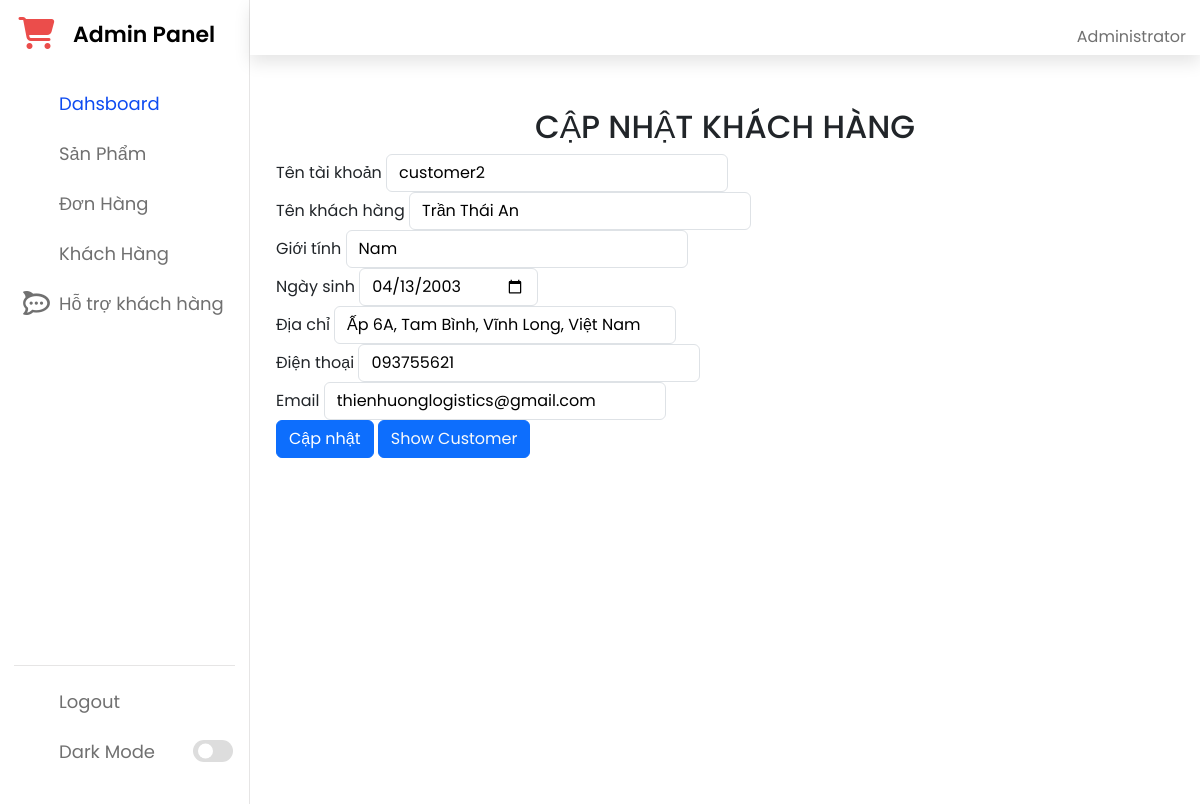
/admin/update_customer.php?mkh=5 (signed in), run on the app's committed database.
### tables this page shows
CREATE TABLE `tbl_account_details` (
  `account_id` int NOT NULL,
  `customer_name` varchar(50) NOT NULL,
  `gender` varchar(10) DEFAULT NULL,
  `date_of_birth` date DEFAULT NULL,
  `address` varchar(50) DEFAULT NULL,
  `phone` char(11) DEFAULT NULL,
  `email` varchar(50) NOT NULL
);

CREATE TABLE `tbl_account` (
  `account_id` int NOT NULL,
  `username` varchar(50) NOT NULL,
  `password` varchar(50) NOT NULL,
  `token` varchar(255) NOT NULL,
  `account_type` varchar(50) NOT NULL,
  `is_verified` bit(1) NOT NULL,
  `user_login_status` enum('Logout','Login') NOT NULL,
  `user_token` varchar(100) DEFAULT NULL,
  `user_connection_id` varchar(20) DEFAULT NULL
);

### admin/update_customer.php (the view, shortened to what this page needs)
<?php require_once('header.php'); ?>
<?php
if (isset($_GET['mkh'])) {
    $mkh = $_GET['mkh'];
    $sql = "SELECT * FROM tbl_account A JOIN tbl_account_details AD ON A.account_id = AD.account_id WHERE account_type='user'AND A.account_id = ?";
    $sta = $pdo->prepare($sql);
    $sta->execute([$mkh]);
    if ($sta->rowCount() > 0) {
        $khach_hang = $sta->fetch(PDO::FETCH_ASSOC);
    }
}
?>
<div class="container">
    <br>
    <h2 align="center">CẬP NHẬT KHÁCH HÀNG</h2>
    <form method="post" action="update_customer.php?mkh=<?php echo $mkh?>" enctype="multipart/form-data">
        <div class="form-group">
            <label for="">Tên tài khoản</label>
            <input type="text" name="txtuser" value="<?php echo $khach_hang['username']; ?>" id="" class="form-control" placeholder="Nhập tên tài khoản" required="required">
        </div>
        <div class="form-group">
            <label for="">Tên khách hàng</label>
            <input type="text" name="txtName" id="idName" value="<?php echo $khach_hang['customer_name']; ?>" class="form-control" placeholder="Nhập tên khách hàng" required="required">
        </div>
        <div class="form-group">
            <label for="">Giới tính</label>
            <input type="text" name="txtGender" id="" value="<?php echo $khach_hang['gender'] ?>" class="form-control" placeholder="Giới tính" aria-describedby="helpId">
        </div>
        <div class="form-group">
            <label for="txtDateOfBirth">Ngày sinh</label>
            <input type="date" id="txtDateOfBirth" name="txtDateOfBirth" value="<?php echo $khach_hang['date_of_birth'] ?>" class="form-control" required="required" placeholder="Ngày sinh">
        </div>
        <div class="form-group">
            <label for="">Địa chỉ</label>
            <input type="text" name="txtAddress" id="" class="form-control" value="<?php echo $khach_hang['address'] ?>" placeholder="Nhập địa chỉ khách hàng" required="required">
        </div>
        <div class="form-group">
            <label for="">Điện thoại</label>
            <input type="number" name="txtPhoneNum" id="" class="form-control" value="<?php echo $khach_hang['phone'] ?>" placeholder="Nhập điện thoại khách hàng" aria-describedby="helpId">
        </div>
        <div class="form-group">
            <label for="">Email</label>
            <input type="email" name="txtEmail" id="" class="form-control" value="<?php echo $khach_hang['email'] ?>" placeholder="Nhập Email khách hàng" required="required">
        </div>
        <div class="form-group">
            <button type="submit" class="btn btn-primary" name="btnSubmit">Cập nhật</button>
            <button class="btn btn-primary" name="btnSubmit"> <a class="text-light text-decoration-none" href="customer.php">Show Customer</a></button>
        </div>
    </form>
</div>
<?php require_once('footer.php'); ?>

### data on the page
tbl_account_details: txtuser "customer2", txtName "Trần Thái An", txtGender "Nam", txtDateOfBirth "04/13/2003", txtAddress "Ấp 6A, Tam Bình, Vĩnh Long, Việt Nam", txtPhoneNum "093755621", txtEmail "thienhuonglogistics@gmail.com"
